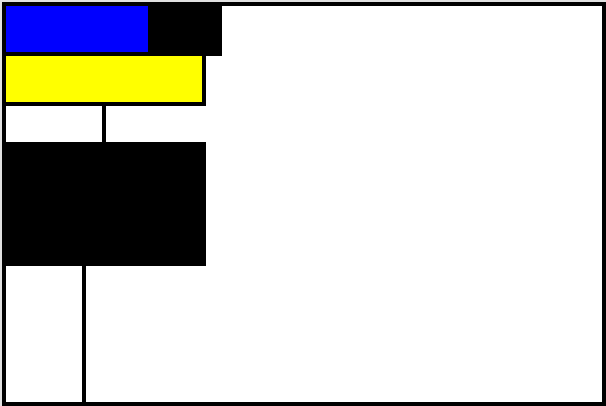
Frame 1 (no input)
Frame 60 (no input): identical to frame 1, image omitted
Frame 120 (the mouse pressed at the canvas centre since frame 60): identical to frame 1, image omitted

The p5.js sketch that drew this single still picture (run headless with seeded random() and noise() and a simulated clock; from frame 60 on, the mouse is pressed at the canvas centre):

// p5.js sketch
// ── sketch.js
function setup() {
  createCanvas(606, 406);
}

function draw() {
  background(225);
  strokeWeight(4);
  
  //main vak
  //1=lengte positie van 0, 2=hoogte positie van 0, 3=lengte vak, 4=hoogte vak
  fill("white");
  rect(4, 4, 600, 400);

  //mondriaan start rij 1
  fill("blue");
  rect(4, 4, 200, 50);

  fill("yellow");
  rect(4, 54, 200, 50);

  fill("nofill");
  rect(4, 104, 100, 80);

  fill("black");
  rect(4, 144, 200, 120);

  fill("nofill");
  rect(4, 264, 80, 140);

  //rij 2
  fill("black");
  rect(150, 4, 70, 50);
}
